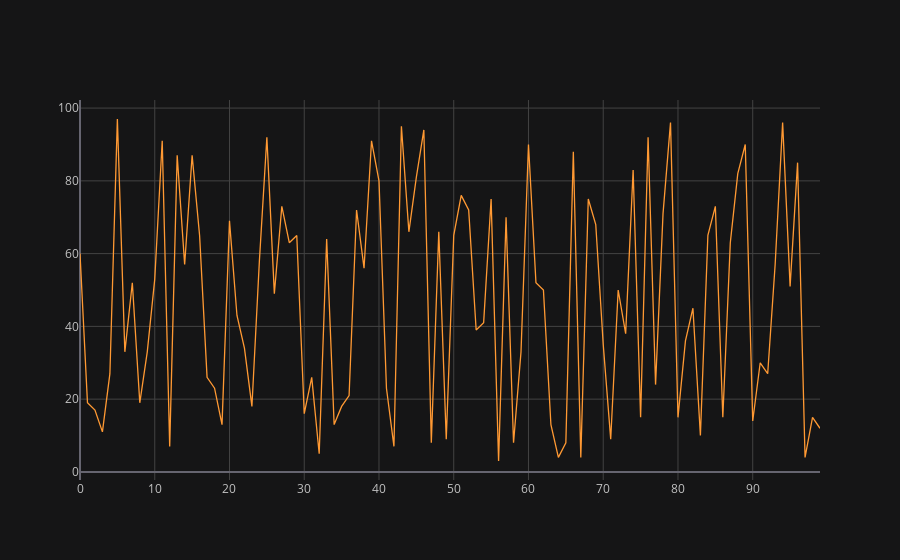

This figure's notebook cell:
### Code cell
df1.iplot()

### Figure 1 — Plotly figure (JSON) as saved in the notebook; plotly's stock layout.template omitted (floating-point values rounded to 4 significant figures)
{"data": [{"line": {"color": "rgba(255, 153, 51, 1.0)", "dash": "solid", "shape": "linear", "width": 1.3}, "mode": "lines", "name": "0", "text": "", "type": "scatter", "x": [0, 1, 2, 3, 4, 5, 6, 7, 8, 9, 10, 11, 12, 13, 14, 15, 16, 17, 18, 19, 20, 21, 22, 23, 24, 25, 26, 27, 28, 29, 30, 31, 32, 33, 34, 35, 36, 37, 38, 39, 40, 41, 42, 43, 44, 45, 46, 47, 48, 49, 50, 51, 52, 53, 54, 55, 56, 57, 58, 59, 60, 61, 62, 63, 64, 65, 66, 67, 68, 69, 70, 71, 72, 73, 74, 75, 76, 77, 78, 79, 80, 81, 82, 83, 84, 85, 86, 87, 88, 89, 90, 91, 92, 93, 94, 95, 96, 97, 98, 99], "y": [60, 19, 17, 11, 27, 97, 33, 52, 19, 33, 53, 91, 7, 87, 57, 87, 65, 26, 23, 13, 69, 43, 34, 18, 58, 92, 49, 73, 63, 65, 16, 26, 5, 64, 13, 18, 21, 72, 56, 91, 80, 23, 7, 95, 66, 81, 94, 8, 66, 9, 65, 76, 72, 39, 41, 75, 3, 70, 8, 33, 90, 52, 50, 13, 4, 8, 88, 4, 75, 68, 35, 9, 50, 38, 83, 15, 92, 24, 71, 96, 15, 36, 45, 10, 65, 73, 15, 63, 82, 90, 14, 30, 27, 57, 96, 51, 85, 4, 15, 12]}], "layout": {"legend": {"bgcolor": "#151516", "font": {"color": "#D9D9D9"}}, "paper_bgcolor": "#151516", "plot_bgcolor": "#151516", "title": {"font": {"color": "#D9D9D9"}}, "xaxis": {"gridcolor": "#434343", "showgrid": true, "tickfont": {"color": "#C2C2C2"}, "title": {"font": {"color": "#D9D9D9"}, "text": ""}, "zerolinecolor": "#666570"}, "yaxis": {"gridcolor": "#434343", "showgrid": true, "tickfont": {"color": "#C2C2C2"}, "title": {"font": {"color": "#D9D9D9"}, "text": ""}, "zerolinecolor": "#666570"}}}
